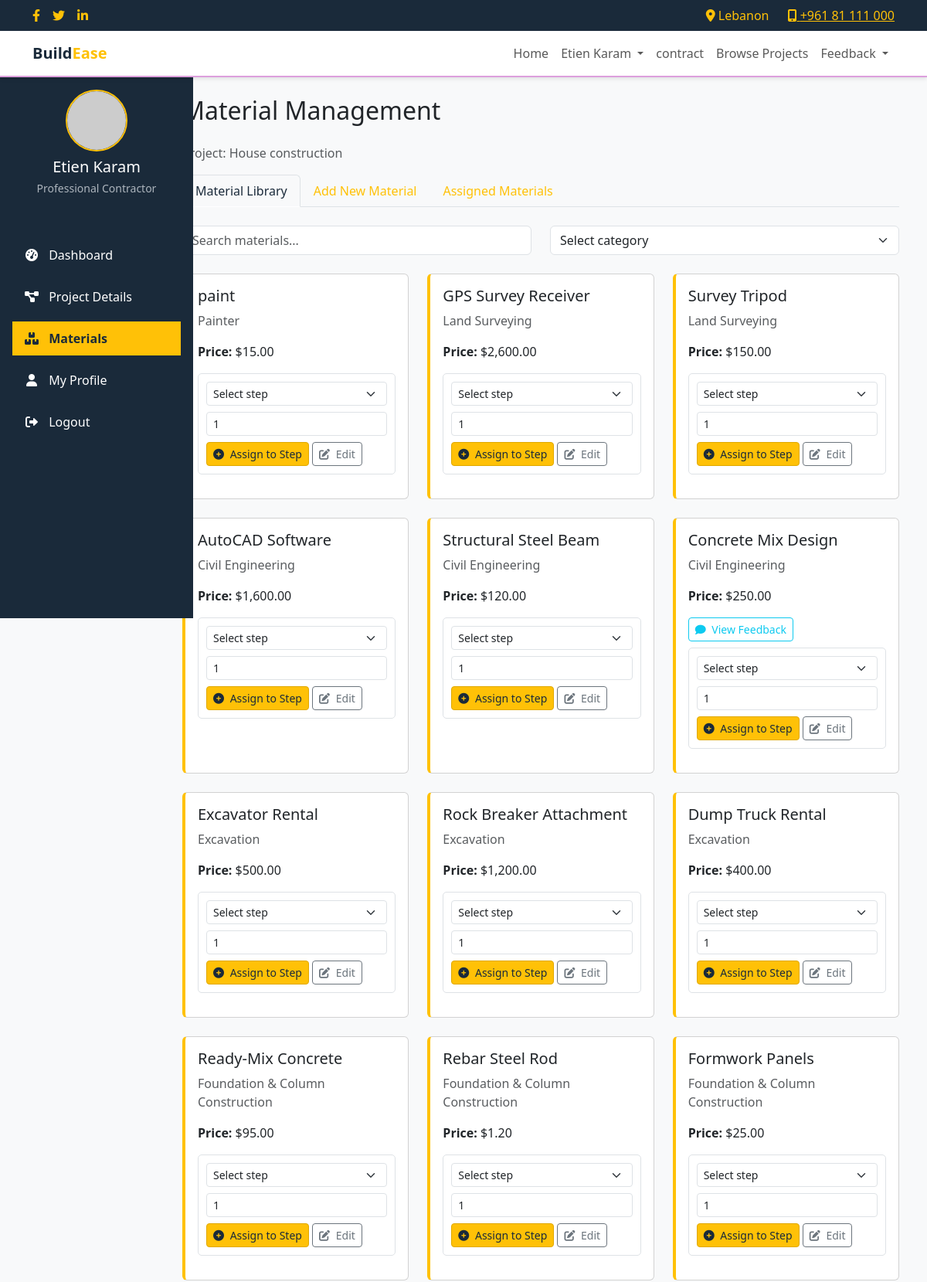
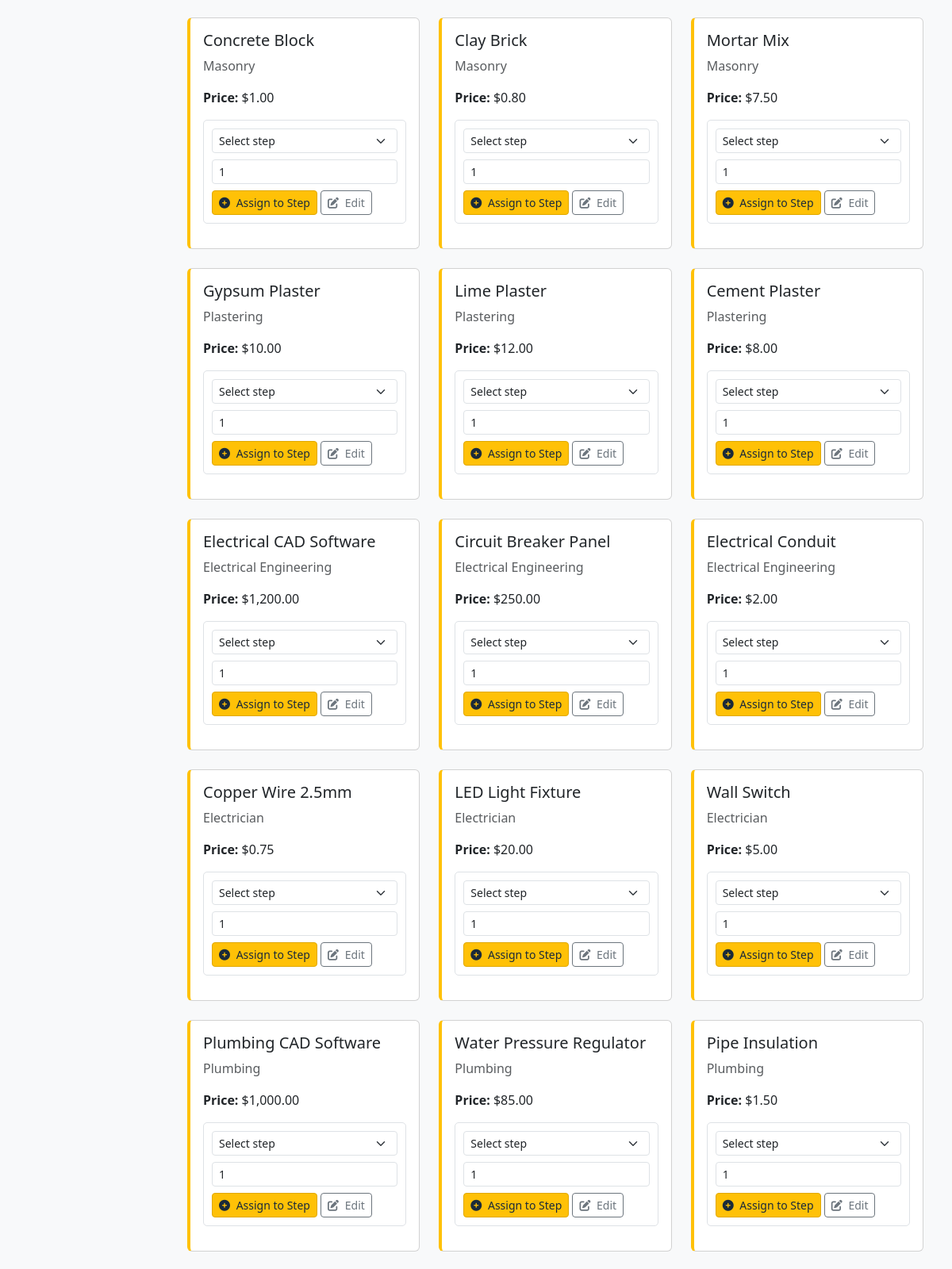
The app's page /add_material.php?id=4 (signed in, upper part) with its own data (2 pictures, top to bottom).
### tables this page shows
CREATE TABLE `project` (
  `projectID` int(11) NOT NULL,
  `name` varchar(40) NOT NULL,
  `budget` double NOT NULL,
  `exactCost` double NOT NULL,
  `estimatedDuration` varchar(40) NOT NULL,
  `exactDuration` varchar(40) NOT NULL,
  `startDate` date NOT NULL,
  `imageGenerated` varchar(300) DEFAULT NULL,
  `contractorID` int(11) DEFAULT NULL,
  `addressID` int(11) DEFAULT NULL,
  `status` varchar(20) NOT NULL DEFAULT 'pending' COMMENT 'Project status: pending, active, completed, rejected',
  `contractorPrice` decimal(10,2) DEFAULT NULL,
  `websiteCommission` decimal(10,2) DEFAULT NULL
);

CREATE TABLE `material_library` (
  `id` int(11) NOT NULL,
  `title` varchar(40) NOT NULL,
  `category` varchar(100) NOT NULL,
  `price` double NOT NULL,
  `supplier` varchar(100) DEFAULT NULL,
  `unit_measure` varchar(20) DEFAULT NULL,
  `description` varchar(800) DEFAULT NULL,
  `contractorID` int(11) NOT NULL
);

### add_material.php (the view, shortened to what this page needs)
<?php
include 'conx.php';
$projectId = $_GET['id'] ?? ($_SESSION['projectID'] ?? null);
$projectSql = "SELECT name FROM project WHERE projectID = ?";
$stmt = $conn->prepare($projectSql);
$stmt->bind_param("i", $projectId);
$stmt->execute();
$project = $stmt->get_result()->fetch_assoc();
$materialsSql = "SELECT * FROM material_library WHERE contractorID = ? ";
$stmt = $conn->prepare($materialsSql);
$stmt->bind_param("i", $_SESSION['contractor_identity']['id']);
$stmt->execute();
$materials = $stmt->get_result()->fetch_all(MYSQLI_ASSOC);
?>
<!DOCTYPE html>
<html lang="en">
<head>
    <link href="https://cdn.jsdelivr.net/npm/bootstrap@5.3.0/dist/css/bootstrap.min.css" rel="stylesheet">
    <link href="https://cdnjs.cloudflare.com/ajax/libs/font-awesome/6.0.0/css/all.min.css" rel="stylesheet">
</head>
<body>
    <div class="header-top">
        <div class="container">
            <div class="row align-items-center">
                <div class="col-md-6"  >
                    <div class="d-flex gap-3"  >
                        <a href="#"><i class="fab fa-facebook-f"></i></a>
                        <a href="#"><i class="fab fa-twitter"></i></a>
                        <a href="#"><i class="fab fa-linkedin-in"></i></a>
                    </div>
                </div>
                <div class="col-md-6 text-end">
                    <div class="d-flex gap-4 justify-content-end">
                        <span style="
     color:white ;"><i class="fas fa-map-marker-alt"></i> Lebanon</span>
                        <a href="#" style="
     color:#FFC107 ;"><i class="fas fa-mobile-alt" ></i> +961 81 111 000</a>
                    </div>
                </div>
            </div>
        </div>
    </div>
    <nav class="navbar navbar-expand-lg main-navbar">
        <div class="container">
            <a class="navbar-brand" href="index.php">
                <span class="logo">Build<span>Ease</span></span>
            </a>
            <div class="collapse navbar-collapse" id="mainNav">
                <ul class="navbar-nav ms-auto">
                    <li class="nav-item">
                        <a class="nav-link" href="index.php">Home</a>
                    </li>
                    <li class="nav-item dropdown">
                        <a class="nav-link dropdown-toggle" href="#" role="button" data-bs-toggle="dropdown">
                            <?php echo htmlspecialchars($_SESSION['contractor_identity']['fullName'] ?? 'Profile'); ?>
                        </a>
                    </li>
                                      <li class="nav-item active"><a class="nav-link" href="contractDetails.php">contract</a></li>
                    <li class="nav-item">
                        <a class="nav-link" href="contractorPage.php">Browse Projects</a>
                    </li>
                    <li class="nav-item dropdown">
          <a class="nav-link dropdown-toggle" href="#" id="feedbackDropdown" role="button" data-bs-toggle="dropdown" aria-expanded="false">
            Feedback
          </a>
        </li>
                </ul>
            </div>
        </div>
    </nav>
    <div class="container-fluid">
        <div class="row">
            <div class="col-md-3 col-lg-2 d-md-block sidebar p-0">
                <div class="d-flex flex-column p-3">
                    <div class="text-center mb-4">
                        <img src="https://ui-avatars.com/api/?name=<?= urlencode($_SESSION['contractor_identity']['fullName'] ?? 'Contractor') ?>&background=random"
                             class="rounded-circle profile-img mb-2">
                        <h5><?= htmlspecialchars($_SESSION['contractor_identity']['fullName'] ?? 'Contractor') ?></h5>
                        <small>Professional Contractor</small>
                    </div>
                    <ul class="nav nav-pills flex-column">
                        <li class="nav-item">
                            <a href="contractorPage.php" class="nav-link">
                                <i class="fas fa-tachometer-alt me-2"></i> Dashboard
                            </a>
                        </li>
                        <li class="nav-item">
                            <a href="project_details.php?id=<?= $projectId ?>" class="nav-link">
                                <i class="fas fa-project-diagram me-2"></i> Project Details
                            </a>
                        </li>
                        <li class="nav-item">
                            <a href="add_material.php?id=<?= $projectId ?>" class="nav-link active">
                                <i class="fas fa-boxes me-2"></i> Materials
                            </a>
                        </li>
                        <li class="nav-item">
                            <a href="contractorProfile.php" class="nav-link">
                                <i class="fas fa-user me-2"></i> My Profile
                            </a>
                        </li>
                        <li class="nav-item">
                            <a href="logOut.php" class="nav-link">
                                <i class="fas fa-sign-out-alt me-2"></i> Logout
                            </a>
                        </li>
                    </ul>
                </div>
            </div>
            <main class="col-md-9 ms-sm-auto col-lg-10 px-md-4 py-4">
                <div class="container">
                    <h2 class="mb-4">Material Management</h2>
                    <p class="text-muted">Project: <?= htmlspecialchars($project['name']) ?></p>
                    <ul class="nav nav-tabs material-tabs mb-4">
                        <li class="nav-item">
                            <a class="nav-link active" data-bs-toggle="tab" href="#material-library">Material Library</a>
                        </li>
                        <li class="nav-item">
                            <a class="nav-link" data-bs-toggle="tab" href="#add-material">Add New Material</a>
                        </li>
                        <li class="nav-item">
                            <a class="nav-link" data-bs-toggle="tab" href="#assigned-materials">Assigned Materials</a>
                        </li>
                    </ul>
                    <div class="tab-content">
                       <div class="tab-pane fade show active" id="material-library">
    <div class="row mb-4">
        <div class="col-md-6">
            <input type="text" class="form-control" id="material-search" placeholder="Search materials...">
        </div>
        <div class="col-md-6">
            <select class="form-select" name="category" required>
                <option value="">Select category</option>
            </select>
        </div>
    </div>
    <div class="row" id="material-container">
        <?php foreach ($materials as $material):
            $feedback_sql = "SELECT wm.feedback
                            FROM work_materials wm
                            WHERE wm.materialID = ?
                            AND wm.projectID = ?
                            AND wm.feedback IS NOT NULL
                            LIMIT 1";
            $stmt = $conn->prepare($feedback_sql);
            $stmt->bind_param("ii", $material['id'], $projectId);
            $stmt->execute();
            $feedback_result = $stmt->get_result();
            $has_feedback = $feedback_result->num_rows > 0;
        ?>
        <div class="col-md-4 mb-4 material-item" data-category="<?= htmlspecialchars($material['category']) ?>">
            <div class="card material-card h-100">
                <div class="card-body">
                    <h5 class="card-title"><?= htmlspecialchars($material['title']) ?></h5>
                    <p class="card-text text-muted"><?= htmlspecialchars($material['category']) ?></p>
                    <p class="card-text"><strong>Price:</strong> $<?= number_format($material['price'], 2) ?></p>
                    <?php if ($has_feedback): ?>
                    <div class="feedback-section mt-2">
                        <button class="btn btn-sm btn-outline-info feedback-toggle" type="button"
                                data-bs-toggle="collapse" data-bs-target="#feedback-<?= $material['id'] ?>">
                            <i class="fas fa-comment me-1"></i> View Feedback
                        </button>
                    </div>
                    <?php endif; ?>
                    <div class="step-selector mt-2">
                        <div class="standard-step-section">
                            <select class="form-select form-select-sm step-assignment">
                                <option value="">Select step</option>
                            </select>
                        </div>
                        <div class="mt-2">
                            <input type="number" class="form-control form-control-sm quantity-input"
                                   placeholder="Quantity" min="1" value="1">
                        </div>
                        <button class="btn btn-sm btn-primary mt-2 assign-btn"
                                data-material-id="<?= $material['id'] ?>">
                            <i class="fas fa-plus-circle me-1"></i> Assign to Step
                        </button>
                        <button class="btn btn-sm btn-outline-secondary mt-2 edit-material-btn"
        data-material-id="<?= $material['id'] ?>"
        data-bs-toggle="modal" data-bs-target="#editMaterialModal">
    <i class="fas fa-edit me-1"></i> Edit
</button>
                    </div>
                </div>
            </div>
        </div>
        <?php endforeach; ?>
    </div>
</div>
                    </div>
                </div>
            </main>
        </div>
    </div>
</body>
</html>

### add_material.php (style rules this page uses)
:root { --primary: #1A2A3A; --secondary: #f8f9fa; --accent: #FFC107; --yellow-main: #FFC107; --yellow-dark: #E0A800; --header-height: 100px; --sidebar-width: 250px; }
body { font-family: 'Segoe UI', Tahoma, Geneva, Verdana, sans-serif; background-color: var(--secondary); padding-top: var(--header-height); margin: 0; }
.header-top { background-color: var(--primary); color: var(--yellow-main); padding: 8px 0; position: fixed; top: 0; left: 0; right: 0; z-index: 1030; height: 40px; }
.header-top a, .header-top i, .header-top span { color: var(--yellow-main) !important; }
.main-navbar { background-color: white; position: fixed; top: 40px; left: 0; right: 0; z-index: 1020; height: 60px; box-shadow: 0 2px 5px rgba(0,0,0,0.1); border-bottom: 2px solid plum; }
.sidebar { background-color: var(--primary); color: white; height: calc(100vh - var(--header-height)); width: var(--sidebar-width); position: fixed; left: 0; top: var(--header-height); bottom: 0; overflow-y: auto; z-index: 1010; padding: 20px 0; }
.profile-img { width: 100px; height: 100px; border-radius: 50%; object-fit: cover; border: 3px solid var(--yellow-main); margin-bottom: 1rem; }
.sidebar h5 { color: white; text-align: center; margin-bottom: 5px; }
.sidebar small { color: #adb5bd; display: block; text-align: center; margin-bottom: 25px; }
.sidebar .nav-link { color: white; padding: 10px 15px; border-radius: 0; margin: 5px 0; }
.sidebar .nav-link.active { background-color: var(--yellow-main); color: var(--primary) !important; font-weight: bold; }
.sidebar .nav-link i { margin-right: 10px; width: 20px; text-align: center; }
main { margin-left: var(--sidebar-width); padding: 30px; margin-top: 0; min-height: calc(100vh - var(--header-height)); }
.material-tabs .nav-link { color: var(--yellow-main); font-weight: 500; }
.material-tabs .nav-link.active { color: var(--yellow-main); background-color: var(--secondary); }
.material-card { border-left: 4px solid var(--yellow-main); transition: all 0.2s; }
.step-selector { border: 1px solid #dee2e6; border-radius: 5px; padding: 10px; margin-bottom: 15px; }
.logo { font-weight: 700; color: var(--primary); }
.logo span { color: var(--yellow-main); }
.nav-link.active { background-color: var(--yellow-main); color: var(--primary) !important; }
.btn-primary { background-color: var(--yellow-main); border-color: var(--yellow-dark); color: var(--primary); }
.profile-img { width: 80px; height: 80px; object-fit: cover; border: 2px solid var(--yellow-main); }

### records on screen
project: name "House construction"
material_library: title "paint", category "Painter", price "15.00"
material_library: title "GPS Survey Receiver", category "Land Surveying", price "2,600.00"
material_library: title "Survey Tripod", category "Land Surveying", price "150.00"
material_library: title "AutoCAD Software", category "Civil Engineering", price "1,600.00"
material_library: title "Structural Steel Beam", category "Civil Engineering", price "120.00"
material_library: title "Concrete Mix Design", category "Civil Engineering", price "250.00"
material_library: title "Excavator Rental", category "Excavation", price "500.00"
material_library: title "Rock Breaker Attachment", category "Excavation", price "1,200.00"
material_library: title "Dump Truck Rental", category "Excavation", price "400.00"
material_library: title "Ready-Mix Concrete", category "Foundation & Column Construction", price "95.00"
material_library: title "Rebar Steel Rod", category "Foundation & Column Construction", price "1.20"
material_library: title "Formwork Panels", category "Foundation & Column Construction", price "25.00"
material_library: title "Concrete Block", category "Masonry", price "1.00"
material_library: title "Clay Brick", category "Masonry", price "0.80"
material_library: title "Mortar Mix", category "Masonry", price "7.50"
material_library: title "Gypsum Plaster", category "Plastering", price "10.00"
material_library: title "Lime Plaster", category "Plastering", price "12.00"
material_library: title "Cement Plaster", category "Plastering", price "8.00"
material_library: title "Electrical CAD Software", category "Electrical Engineering", price "1,200.00"
material_library: title "Circuit Breaker Panel", category "Electrical Engineering", price "250.00"
material_library: title "Electrical Conduit", category "Electrical Engineering", price "2.00"
material_library: title "Copper Wire 2.5mm", category "Electrician", price "0.75"
material_library: title "LED Light Fixture", category "Electrician", price "20.00"
material_library: title "Wall Switch", category "Electrician", price "5.00"
material_library: title "Plumbing CAD Software", category "Plumbing", price "1,000.00"
material_library: title "Water Pressure Regulator", category "Plumbing", price "85.00"
material_library: title "Pipe Insulation", category "Plumbing", price "1.50"

### other values on screen
$_SESSION['contractor_identity']['fullName'] "Etien Karam"
